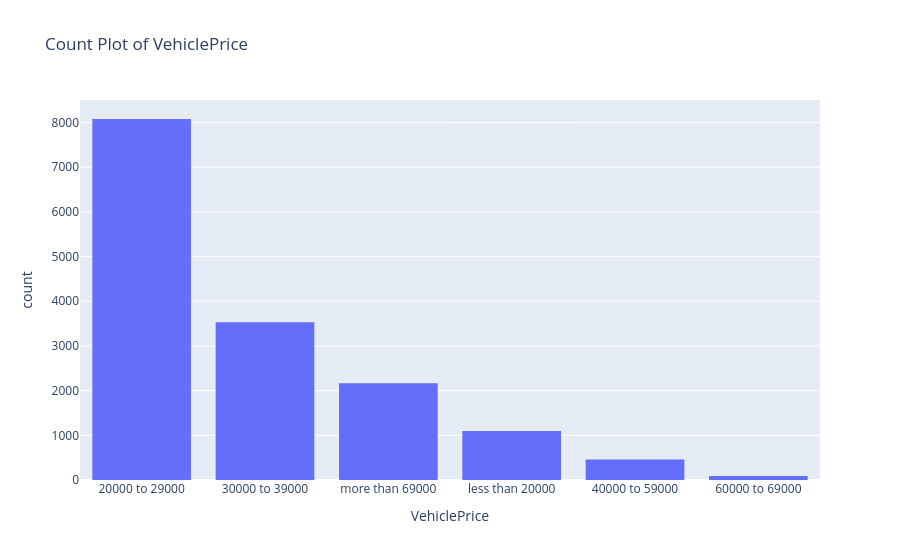

Here is the notebook cell this chart was saved with:
### Markdown cell above
# 가격이 높은 차량에 대한 보험 사기가 높을 것이다.
- (구체화) Collision에서 이런 현상이 더욱 더 두드러지게 나타날 것이다
- (구체화) 게다가 과거 사고 이력도 많을 것이다
- (비즈니스 근거) 자동차의 가격이 높을수록 더 많은 보험금이 지급되며, 과거 보험금을 몇 번 수령하였을 것이다 (이때, 걸리지 않고)
- (결론 및 활용) 위 항목들을 기준으로 보험 사기 검사를 통해 사기를 더 많이 잡아낼 수 있을 것이다.

### Code cell
plot_count_plot(df, 'VehiclePrice')

### Figure 1 — Plotly figure (JSON) as saved in the notebook; plotly's stock layout.template omitted (floating-point values rounded to 4 significant figures; data arrays with more than 128 entries replaced by an {"elided": "..."} marker saying what was removed)
{"data": [{"bingroup": "x", "hovertemplate": "VehiclePrice=%{x}<br>count=%{y}<extra></extra>", "legendgroup": "", "marker": {"color": "#636efa", "pattern": {"shape": ""}}, "name": "", "orientation": "v", "showlegend": false, "type": "histogram", "x": {"elided": "15420 str values"}, "xaxis": "x", "yaxis": "y"}], "layout": {"barmode": "relative", "legend": {"tracegroupgap": 0}, "title": {"text": "Count Plot of VehiclePrice"}, "xaxis": {"anchor": "y", "categoryarray": ["20000 to 29000", "30000 to 39000", "more than 69000", "less than 20000", "40000 to 59000", "60000 to 69000"], "categoryorder": "array", "domain": [0, 1], "title": {"text": "VehiclePrice"}}, "yaxis": {"anchor": "x", "domain": [0, 1], "title": {"text": "count"}}}}
